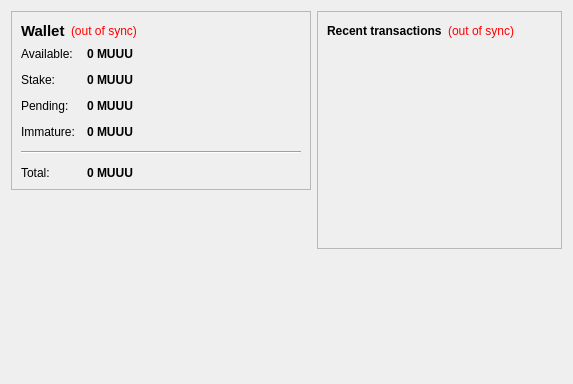
<?xml version="1.0" encoding="UTF-8"?>
<ui version="4.0">
 <class>OverviewPage</class>
 <widget class="QWidget" name="OverviewPage">
  <property name="geometry">
   <rect>
    <x>0</x>
    <y>0</y>
    <width>573</width>
    <height>342</height>
   </rect>
  </property>
  <property name="windowTitle">
   <string>Form</string>
  </property>
  <layout class="QHBoxLayout" name="horizontalLayout" stretch="1,1">
   <item>
    <layout class="QVBoxLayout" name="verticalLayout_2">
     <item>
      <widget class="QFrame" name="frame">
       <property name="frameShape">
        <enum>QFrame::StyledPanel</enum>
       </property>
       <property name="frameShadow">
        <enum>QFrame::Raised</enum>
       </property>
       <layout class="QVBoxLayout" name="verticalLayout_4">
        <item>
         <layout class="QHBoxLayout" name="horizontalLayout_4">
          <item>
           <widget class="QLabel" name="label_5">
            <property name="font">
             <font>
              <pointsize>11</pointsize>
              <weight>75</weight>
              <bold>true</bold>
             </font>
            </property>
            <property name="text">
             <string>Wallet</string>
            </property>
           </widget>
          </item>
          <item>
           <widget class="QLabel" name="labelWalletStatus">
            <property name="toolTip">
             <string>The displayed information may be out of date. Your wallet automatically synchronizes with the MilkCoin network after a connection is established, but this process has not completed yet.</string>
            </property>
            <property name="styleSheet">
             <string notr="true">QLabel { color: red; }</string>
            </property>
            <property name="text">
             <string notr="true">(out of sync)</string>
            </property>
            <property name="alignment">
             <set>Qt::AlignLeading|Qt::AlignLeft|Qt::AlignVCenter</set>
            </property>
           </widget>
          </item>
          <item>
           <spacer name="horizontalSpacer_2">
            <property name="orientation">
             <enum>Qt::Horizontal</enum>
            </property>
            <property name="sizeHint" stdset="0">
             <size>
              <width>40</width>
              <height>20</height>
             </size>
            </property>
           </spacer>
          </item>
         </layout>
        </item>
        <item>
         <layout class="QFormLayout" name="formLayout_2">
          <property name="fieldGrowthPolicy">
           <enum>QFormLayout::AllNonFixedFieldsGrow</enum>
          </property>
          <property name="horizontalSpacing">
           <number>12</number>
          </property>
          <property name="verticalSpacing">
           <number>12</number>
          </property>
          <item row="0" column="0">
           <widget class="QLabel" name="label">
            <property name="text">
             <string>Available:</string>
            </property>
           </widget>
          </item>
          <item row="0" column="1">
           <widget class="QLabel" name="labelBalance">
            <property name="font">
             <font>
              <weight>75</weight>
              <bold>true</bold>
             </font>
            </property>
            <property name="cursor">
             <cursorShape>IBeamCursor</cursorShape>
            </property>
            <property name="toolTip">
             <string>Your current spendable balance</string>
            </property>
            <property name="text">
             <string notr="true">0 MUUU</string>
            </property>
            <property name="textInteractionFlags">
             <set>Qt::LinksAccessibleByMouse|Qt::TextSelectableByKeyboard|Qt::TextSelectableByMouse</set>
            </property>
           </widget>
          </item>
          <item row="1" column="0">
           <widget class="QLabel" name="label_6">
            <property name="text">
             <string>Stake:</string>
            </property>
           </widget>
          </item>
          <item row="1" column="1">
           <widget class="QLabel" name="labelStake">
            <property name="font">
             <font>
              <weight>75</weight>
              <bold>true</bold>
             </font>
            </property>
            <property name="cursor">
             <cursorShape>IBeamCursor</cursorShape>
            </property>
            <property name="toolTip">
             <string>Total of coins that was staked, and do not yet count toward the current balance</string>
            </property>
            <property name="text">
             <string notr="true">0 MUUU</string>
            </property>
            <property name="textInteractionFlags">
             <set>Qt::LinksAccessibleByMouse|Qt::TextSelectableByKeyboard|Qt::TextSelectableByMouse</set>
            </property>
           </widget>
          </item>
          <item row="2" column="0">
           <widget class="QLabel" name="label_3">
            <property name="text">
             <string>Pending:</string>
            </property>
           </widget>
          </item>
          <item row="2" column="1">
           <widget class="QLabel" name="labelUnconfirmed">
            <property name="font">
             <font>
              <weight>75</weight>
              <bold>true</bold>
             </font>
            </property>
            <property name="cursor">
             <cursorShape>IBeamCursor</cursorShape>
            </property>
            <property name="toolTip">
             <string>Total of transactions that have yet to be confirmed, and do not yet count toward the current balance</string>
            </property>
            <property name="text">
             <string notr="true">0 MUUU</string>
            </property>
            <property name="textInteractionFlags">
             <set>Qt::LinksAccessibleByMouse|Qt::TextSelectableByKeyboard|Qt::TextSelectableByMouse</set>
            </property>
           </widget>
          </item>
          <item row="3" column="0">
           <widget class="QLabel" name="labelImmatureText">
            <property name="text">
             <string>Immature:</string>
            </property>
           </widget>
          </item>
          <item row="3" column="1">
           <widget class="QLabel" name="labelImmature">
            <property name="font">
             <font>
              <weight>75</weight>
              <bold>true</bold>
             </font>
            </property>
            <property name="toolTip">
             <string>Mined balance that has not yet matured</string>
            </property>
            <property name="text">
             <string notr="true">0 MUUU</string>
            </property>
            <property name="textInteractionFlags">
             <set>Qt::LinksAccessibleByMouse|Qt::TextSelectableByKeyboard|Qt::TextSelectableByMouse</set>
            </property>
           </widget>
          </item>
          <item row="4" column="0" colspan="2">
           <widget class="Line" name="line">
            <property name="orientation">
             <enum>Qt::Horizontal</enum>
            </property>
           </widget>
          </item>
          <item row="5" column="0">
           <widget class="QLabel" name="labelTotalText">
            <property name="text">
             <string>Total:</string>
            </property>
           </widget>
          </item>
          <item row="5" column="1">
           <widget class="QLabel" name="labelTotal">
            <property name="font">
             <font>
              <weight>75</weight>
              <bold>true</bold>
             </font>
            </property>
            <property name="cursor">
             <cursorShape>IBeamCursor</cursorShape>
            </property>
            <property name="toolTip">
             <string>Your current total balance</string>
            </property>
            <property name="text">
             <string notr="true">0 MUUU</string>
            </property>
            <property name="textInteractionFlags">
             <set>Qt::LinksAccessibleByMouse|Qt::TextSelectableByKeyboard|Qt::TextSelectableByMouse</set>
            </property>
           </widget>
          </item>
         </layout>
        </item>
       </layout>
      </widget>
     </item>
     <item>
      <spacer name="verticalSpacer">
       <property name="orientation">
        <enum>Qt::Vertical</enum>
       </property>
       <property name="sizeHint" stdset="0">
        <size>
         <width>20</width>
         <height>40</height>
        </size>
       </property>
      </spacer>
     </item>
        <item>
         <widget class="QLabel" name="label_2">
          <property name="minimumSize">
           <size>
            <width>300</width>
            <height>177</height>
           </size>
          </property>
          <property name="text">
           <string>&lt;html&gt;&lt;head/&gt;&lt;body&gt;&lt;p align=&quot;center&quot;&gt;&lt;a style=&quot; text-decoration: underline; color:#0000ff;&quot;&gt;&lt;img src=&quot;:/images/wallet&quot;/&gt;&lt;/span&gt;&lt;/a&gt;&lt;/p&gt;&lt;/body&gt;&lt;/html&gt;</string>
          </property>
         </widget>
        </item>
    </layout>
   </item>
   <item>
    <layout class="QVBoxLayout" name="verticalLayout_3">
     <item>
      <widget class="QFrame" name="frame_2">
       <property name="frameShape">
        <enum>QFrame::StyledPanel</enum>
       </property>
       <property name="frameShadow">
        <enum>QFrame::Raised</enum>
       </property>
       <layout class="QVBoxLayout" name="verticalLayout">
        <item>
         <layout class="QHBoxLayout" name="horizontalLayout_2">
          <item>
           <widget class="QLabel" name="label_4">
            <property name="text">
             <string>&lt;b&gt;Recent transactions&lt;/b&gt;</string>
            </property>
           </widget>
          </item>
          <item>
           <widget class="QLabel" name="labelTransactionsStatus">
            <property name="toolTip">
             <string>The displayed information may be out of date. Your wallet automatically synchronizes with the MilkCoin network after a connection is established, but this process has not completed yet.</string>
            </property>
            <property name="styleSheet">
             <string notr="true">QLabel { color: red; }</string>
            </property>
            <property name="text">
             <string notr="true">(out of sync)</string>
            </property>
            <property name="alignment">
             <set>Qt::AlignRight|Qt::AlignTrailing|Qt::AlignVCenter</set>
            </property>
           </widget>
          </item>
          <item>
           <spacer name="horizontalSpacer">
            <property name="orientation">
             <enum>Qt::Horizontal</enum>
            </property>
            <property name="sizeHint" stdset="0">
             <size>
              <width>40</width>
              <height>20</height>
             </size>
            </property>
           </spacer>
          </item>
         </layout>
        </item>
        <item>
         <widget class="QListView" name="listTransactions">
          <property name="styleSheet">
           <string notr="true">QListView { background: transparent; }</string>
          </property>
          <property name="frameShape">
           <enum>QFrame::NoFrame</enum>
          </property>
          <property name="verticalScrollBarPolicy">
           <enum>Qt::ScrollBarAlwaysOff</enum>
          </property>
          <property name="horizontalScrollBarPolicy">
           <enum>Qt::ScrollBarAlwaysOff</enum>
          </property>
          <property name="selectionMode">
           <enum>QAbstractItemView::NoSelection</enum>
          </property>
         </widget>
        </item>
       </layout>
      </widget>
     </item>
     <item>
      <spacer name="verticalSpacer_2">
       <property name="orientation">
        <enum>Qt::Vertical</enum>
       </property>
       <property name="sizeHint" stdset="0">
        <size>
         <width>20</width>
         <height>40</height>
        </size>
       </property>
      </spacer>
     </item>
    </layout>
   </item>
  </layout>
 </widget>
 <resources/>
 <connections/>
</ui>
